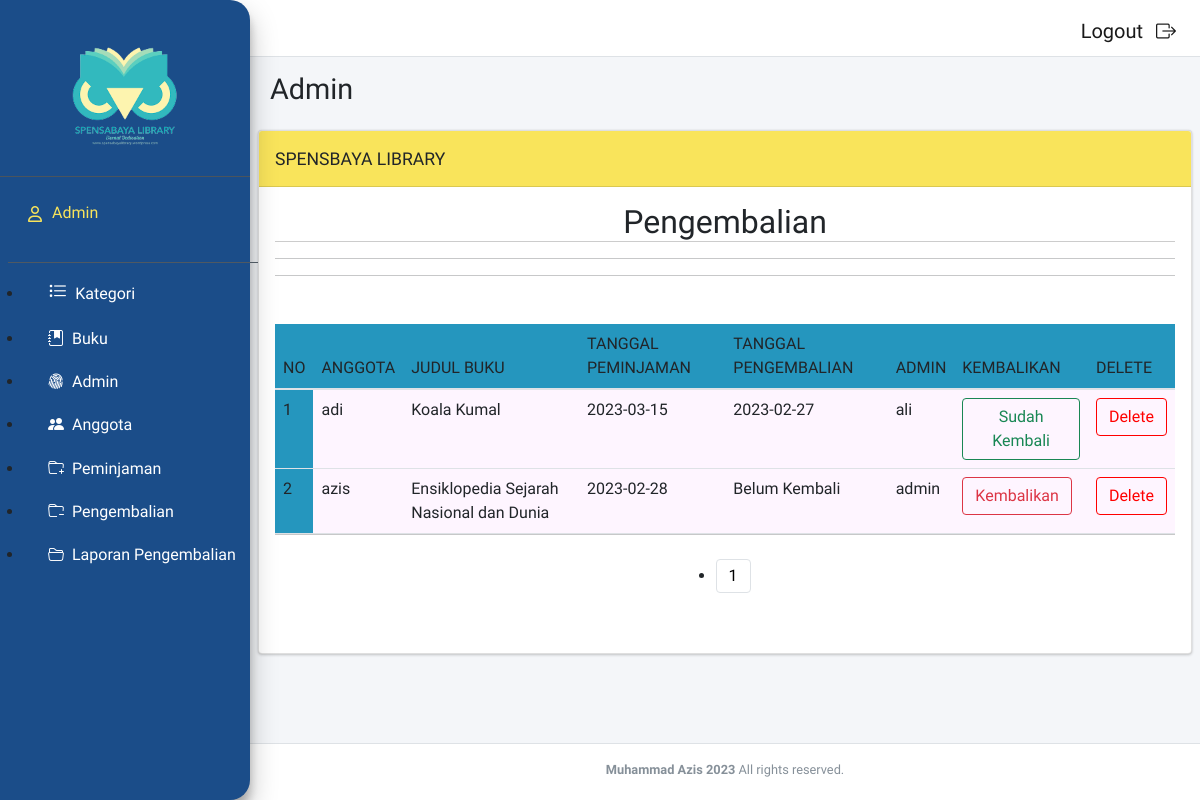
/loginadmin/index.php?f=pengembalian&m=select (signed in), run on the app's committed database.
### tables this page shows
CREATE TABLE `t_peminjaman` (
  `f_id` int(11) NOT NULL,
  `f_idadmin` int(11) NOT NULL,
  `f_idanggota` int(11) NOT NULL,
  `f_tanggalpeminjaman` date NOT NULL
);

CREATE TABLE `t_anggota` (
  `f_id` int(11) NOT NULL,
  `f_nama` varchar(200) NOT NULL,
  `f_username` varchar(200) NOT NULL,
  `f_password` varchar(200) NOT NULL,
  `f_tempatlahir` varchar(100) NOT NULL,
  `f_tanggallahir` date NOT NULL
);

CREATE TABLE `t_buku` (
  `f_id` int(11) NOT NULL,
  `f_idkategori` int(11) NOT NULL,
  `f_judul` varchar(200) NOT NULL,
  `f_pengarang` varchar(200) NOT NULL,
  `f_penerbit` varchar(200) NOT NULL,
  `f_deskripsi` varchar(700) NOT NULL
);

CREATE TABLE `t_detailpeminjaman` (
  `f_id` int(11) NOT NULL,
  `f_idpeminjaman` int(11) NOT NULL,
  `f_iddetailbuku` int(11) NOT NULL,
  `f_tanggalkembali` date NOT NULL
);

### dbcontroller.php (called while the page is built, shortened)
<?php class dbcontroller
{
    private $host = "127.0.0.1";
    private $user = "root";
    private $password = "";
    private $database = "usk_muhammadazis";
    private $koneksi;
    public function __construct()
    {
        $this->koneksi = $this->koneksiDB();
    }
    public function koneksiDB()
    {
        $koneksi = mysqli_connect($this->host, $this->user, $this->password, $this->database);
        return $koneksi;
    }
    public function getALL($sql)
    {
        $result = mysqli_query($this->koneksi, $sql);
        while ($row = mysqli_fetch_assoc($result)) {
            $data[] = $row;
        }
        if (!empty($data)) {
            return $data;
        }
    }
    public function rowCOUNT($sql)
    {
        $result = mysqli_query($this->koneksi, $sql);
        $count = mysqli_num_rows($result);
        return $count;
    }
}

### pengembalian/select.php (the view, shortened to what this page needs)
<?php
$jumlahdata = $db->rowCOUNT("SELECT f_id FROM t_detailpeminjaman");
$banyak = 5;
$halaman = ceil($jumlahdata / $banyak);
if (isset($_GET['p'])) {
    $p = $_GET['p'];
    $mulai = ($p * $banyak) - $banyak;
} else {
    $mulai = 0;
}
$sql = ("SELECT t_anggota.f_nama AS namaanggota, t_peminjaman.f_id, t_detailpeminjaman.f_tanggalkembali, t_peminjaman.f_tanggalpeminjaman, t_buku.f_judul, t_admin.f_nama AS namaadmin,t_detailpeminjaman.f_id as idpengembalian, t_detailbuku.f_id as iddetailbuku
FROM t_peminjaman
INNER JOIN t_admin ON t_peminjaman.f_idadmin=t_admin.f_id
INNER JOIN t_anggota ON t_peminjaman.f_idanggota=t_anggota.f_id
INNER JOIN t_detailpeminjaman ON t_peminjaman.f_id=t_detailpeminjaman.f_idpeminjaman
INNER JOIN t_detailbuku ON t_detailpeminjaman.f_iddetailbuku=t_detailbuku.f_id
INNER JOIN t_buku ON t_detailbuku.f_idbuku=t_buku.f_id ORDER BY idpengembalian ASC LIMIT  $mulai,$banyak");
$row = $db->getALL($sql);
$no = 1 + $mulai;
?>
<link rel="stylesheet" href="../bootstrap/css/bootstrap.css">
<strong>
    <center>
        <h2 style="font-family: 'Sriracha', cursive;">Pengembalian</h2>
        <hr>
        <hr>
    </center>
</strong>
<table class='table mt-5'>
    <thead class="warna" style="background-color: #2596be;">
        <tr>
            <th>NO</th>
            <th>ANGGOTA</th>
            <th>JUDUL BUKU</th>
            <th>TANGGAL PEMINJAMAN</th>
            <th>TANGGAL PENGEMBALIAN</th>
            <th>ADMIN</th>
            <th>KEMBALIKAN</th>
            <th>DELETE</th>
        </tr>
    </thead>
    <tbody class="warna1">
        <?php
        if (!empty($row)) { ?>
            <?php foreach ($row as $r) : ?>
                <tr>
                    <td style="background-color: #2596be;"> <?php echo $no++ ?> </td>
                    <td> <?php echo $r['namaanggota'] ?> </td>
                    <td> <?php echo $r['f_judul'] ?> </td>
                    <td> <?php echo $r['f_tanggalpeminjaman'] ?> </td>
                    <td> <?php
                            if ($r['f_tanggalkembali'] == '0000-00-00') {
                                echo "Belum Kembali";
                            } else {
                                echo $r['f_tanggalkembali'];
                            } ?>
                    </td>
                    <td> <?php echo $r['namaadmin'] ?> </td>
                    <td>
                        <?php
                        if ($r['f_tanggalkembali'] == '0000-00-00') {
                            echo "<a href=?f=pengembalian&m=update&id=";
                            echo $r['idpengembalian'];
                            echo "&iddetailbuku=";
                            echo $r['iddetailbuku'];
                            echo "><button type='button' class='btn btn-outline-danger'>Kembalikan</button></a>";
                        } else {
                            echo "<button type='button' class='btn btn-outline-success'>Sudah Kembali</button>";
                        } ?> </td>
                    <td><a href="?f=pengembalian&m=delete&id=<?php echo $r['idpengembalian'] ?>"><button type="button" class="btn btn-outline-dark del" style="border: 1px solid red; color: ;" onclick="return confirm('Are you sure?');">Delete</button></a></td>
                </tr>
            <?php endforeach ?>
        <?php } ?>
    </tbody>
</table>
<nav aria-label="Pagination">
    <hr class="my-0" />
    <ul class="pagination  my-4">
        <?php
        for ($i = 1; $i <= $halaman; $i++) {
            echo '<li class="page-item"><a class="page-link" style="color:black;" href="?f=pengembalian&m=select&p=' . $i . '">' . $i . '</a></li>';
        }
        ?>
    </ul>
</nav>

### chosen/docsupport/style.css (style rules this page uses)
html, body, div, span, object, iframe, h1, h2, h3, h4, h5, h6, p, blockquote, pre, abbr, address, cite, code, del, dfn, em, img, ins, kbd, q, samp, small, strong, sub, sup, var, b, i, dl, dt, dd, ol, ul, li, fieldset, form, label, legend, table, caption, tbody, tfoot, thead, tr, th, td, article, aside, canvas, details, figcaption, figure, footer, header, hgroup, menu, nav, section, summary, time, mark, audio, video { margin: 0; padding: 0; border: 0; font-size: 100%; font: inherit; vertical-align: baseline; }
article, aside, details, figcaption, figure, footer, header, hgroup, menu, nav, section { display: block; }
table { border-collapse: collapse; border-spacing: 0; }
hr { display: block; height: 1px; border: 0; border-top: 1px solid #ccc; margin: 1em 0; padding: 0; }
body { font:13px/1.231 sans-serif; *font-size:small; }
select, input, textarea, button { font:99% sans-serif; }
body { background: #EEE; color: #444; line-height: 1.4em; }
body { font-family: sans-serif; font-size: 1em; }
h2 { border-bottom: 1px solid #ccc; font-size: 1.2em; margin: 3em 0 1em 0; font-weight: bold; }
ul li { list-style: disc; margin-left: 1em; margin-bottom: 1.25em; }
a { color: #F36C00; outline: none; text-decoration: none; }
strong { font-weight: bold; }

### pengembalian/select.php (style rules this page uses)
body { font-family: 'Sriracha', cursive; }
.warna { background-color: #fad4ff; }
.warna1 { background-color: #fef5ff; }
.del { color: red; }
.pagination { justify-content: center; }

### data on the page
t_peminjaman: f_idanggota.f_nama "adi", t_buku.f_judul "Koala Kumal", f_tanggalpeminjaman "2023-03-15", t_detailpeminjaman.f_tanggalkembali "2023-02-27", f_idadmin.f_nama "ali", shows "Sudah Kembali"
t_peminjaman: f_idanggota.f_nama "azis", t_buku.f_judul "Ensiklopedia Sejarah Nasional dan Dunia", f_tanggalpeminjaman "2023-02-28", shows "Belum Kembali", f_idadmin.f_nama "admin"

### other printed values
$_SESSION['admin'] "Admin"
